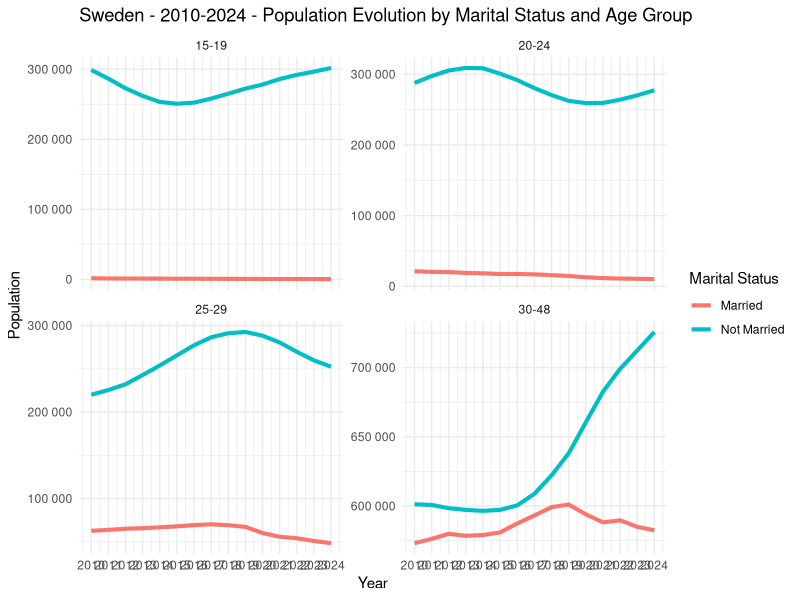

The R source for this figure:
library(readr)
library(dplyr)
library(stringr)
library(tidyr)
library(scales)

# Read the data
data <- read_csv("2024_update/BE0101N1_20260208-222751.csv")

# Clean the data
data$age <- gsub("\\+", "", data$age)
data$age <- gsub(" years", "", data$age)
data$age <- gsub(" year", "", data$age)
data$age <- as.numeric(data$age)

# Filter the data
filtered_data <- data %>%
  filter(sex == "women", age >= 15, age <= 48)

# Define Marital Status Group
filtered_data$marital_status_group <- ifelse(filtered_data$`marital status` %in% c('divorced', 'single', 'widowers/widows'), 'Not Married', 'Married')

# Define Age Group
filtered_data$age_group <- cut(
  filtered_data$age,
  breaks = c(14, 20, 25, 30, 49),
  labels = c('15-19', '20-24', '25-29', '30-48'),
  right = FALSE
)

# Gather yearly data into long format
yearly_data <- filtered_data %>%
  select(marital_status_group, age_group, starts_with("20")) %>%
  pivot_longer(
    cols = starts_with("20"),
    names_to = "year",
    values_to = "population"
  ) %>%
  mutate(year = as.numeric(year))
stats <- yearly_data %>%
  group_by(marital_status_group, age_group, year) %>%
  summarize(population = sum(population, na.rm = TRUE))
stats <- stats %>%
  filter(year >= 2010)
print(stats)

library(ggplot2)
ggplot(stats, aes(x = year, y = population, color = marital_status_group, group = interaction(marital_status_group, age_group))) +
  geom_line(linewidth = 1.4) +
  facet_wrap(~age_group, scales = 'free_y') +
  scale_y_continuous(labels = label_number()) + # This will ensure y-axis labels are full integers
  labs(title = "Sweden - 2010-2024 - Population Evolution by Marital Status and Age Group",
       x = "Year",
       y = "Population",
       color = "Marital Status") +
  theme_minimal() +
  scale_x_continuous(breaks = 2010:2024)

# Summarize population by age_group and year, regardless of marital_status_group
total_population_by_age_year <- stats %>%
  ungroup() %>% # Remove previous groupings
  group_by(age_group, year) %>%
  summarize(total_population = sum(population, na.rm = TRUE))
total_population_by_age_year <- total_population_by_age_year %>%
  filter(year >= 2010)
  
# Print the new dataframe
print(total_population_by_age_year)

# Write the output
write_csv(total_population_by_age_year, "2024_update/women_population_by_age_groups_R.csv")
